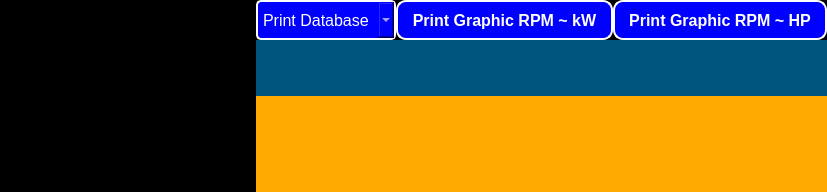
            <widget class="QWidget" name="file_page">
             <property name="sizePolicy">
              <sizepolicy hsizetype="Expanding" vsizetype="Expanding">
               <horstretch>0</horstretch>
               <verstretch>0</verstretch>
              </sizepolicy>
             </property>
             <property name="styleSheet">
              <string notr="true">background-color: rgb(0, 255, 0);</string>
             </property>
             <layout class="QHBoxLayout" name="horizontalLayout_13">
              <property name="spacing">
               <number>0</number>
              </property>
              <property name="leftMargin">
               <number>0</number>
              </property>
              <property name="topMargin">
               <number>0</number>
              </property>
              <property name="rightMargin">
               <number>0</number>
              </property>
              <property name="bottomMargin">
               <number>0</number>
              </property>
              <item>
               <widget class="QFrame" name="frame_20">
                <property name="sizePolicy">
                 <sizepolicy hsizetype="Expanding" vsizetype="Expanding">
                  <horstretch>0</horstretch>
                  <verstretch>0</verstretch>
                 </sizepolicy>
                </property>
                <property name="maximumSize">
                 <size>
                  <width>600</width>
                  <height>16777215</height>
                 </size>
                </property>
                <property name="styleSheet">
                 <string notr="true">background-color: rgb(0, 0, 0);</string>
                </property>
                <property name="frameShape">
                 <enum>QFrame::NoFrame</enum>
                </property>
                <property name="frameShadow">
                 <enum>QFrame::Raised</enum>
                </property>
                <property name="lineWidth">
                 <number>0</number>
                </property>
                <layout class="QVBoxLayout" name="verticalLayout_11">
                 <property name="spacing">
                  <number>0</number>
                 </property>
                 <property name="leftMargin">
                  <number>0</number>
                 </property>
                 <property name="topMargin">
                  <number>0</number>
                 </property>
                 <property name="rightMargin">
                  <number>0</number>
                 </property>
                 <property name="bottomMargin">
                  <number>0</number>
                 </property>
                 <item>
                  <widget class="QTableView" name="tableView">
                   <property name="maximumSize">
                    <size>
                     <width>16777215</width>
                     <height>16777215</height>
                    </size>
                   </property>
                   <property name="styleSheet">
                    <string notr="true"/>
                   </property>
                  </widget>
                 </item>
                </layout>
               </widget>
              </item>
              <item>
               <widget class="QFrame" name="frame_19">
                <property name="sizePolicy">
                 <sizepolicy hsizetype="Expanding" vsizetype="Expanding">
                  <horstretch>0</horstretch>
                  <verstretch>0</verstretch>
                 </sizepolicy>
                </property>
                <property name="styleSheet">
                 <string notr="true">background-color: rgb(0, 255, 127);</string>
                </property>
                <property name="frameShape">
                 <enum>QFrame::NoFrame</enum>
                </property>
                <property name="frameShadow">
                 <enum>QFrame::Raised</enum>
                </property>
                <layout class="QVBoxLayout" name="verticalLayout_17">
                 <property name="spacing">
                  <number>0</number>
                 </property>
                 <property name="leftMargin">
                  <number>0</number>
                 </property>
                 <property name="topMargin">
                  <number>0</number>
                 </property>
                 <property name="rightMargin">
                  <number>0</number>
                 </property>
                 <property name="bottomMargin">
                  <number>0</number>
                 </property>
                 <item>
                  <widget class="QFrame" name="frame_21">
                   <property name="sizePolicy">
                    <sizepolicy hsizetype="Expanding" vsizetype="Expanding">
                     <horstretch>0</horstretch>
                     <verstretch>0</verstretch>
                    </sizepolicy>
                   </property>
                   <property name="styleSheet">
                    <string notr="true">background-color: rgb(0, 0, 0);</string>
                   </property>
                   <property name="frameShape">
                    <enum>QFrame::NoFrame</enum>
                   </property>
                   <property name="frameShadow">
                    <enum>QFrame::Raised</enum>
                   </property>
                   <property name="lineWidth">
                    <number>0</number>
                   </property>
                   <layout class="QVBoxLayout" name="verticalLayout_12">
                    <property name="spacing">
                     <number>0</number>
                    </property>
                    <property name="leftMargin">
                     <number>0</number>
                    </property>
                    <property name="topMargin">
                     <number>0</number>
                    </property>
                    <property name="rightMargin">
                     <number>0</number>
                    </property>
                    <property name="bottomMargin">
                     <number>0</number>
                    </property>
                    <item>
                     <widget class="QFrame" name="frame_23">
                      <property name="sizePolicy">
                       <sizepolicy hsizetype="Expanding" vsizetype="Expanding">
                        <horstretch>0</horstretch>
                        <verstretch>0</verstretch>
                       </sizepolicy>
                      </property>
                      <property name="maximumSize">
                       <size>
                        <width>16777215</width>
                        <height>40</height>
                       </size>
                      </property>
                      <property name="styleSheet">
                       <string notr="true">background-color: rgb(0, 0, 0);</string>
                      </property>
                      <property name="frameShape">
                       <enum>QFrame::NoFrame</enum>
                      </property>
                      <property name="frameShadow">
                       <enum>QFrame::Raised</enum>
                      </property>
                      <layout class="QHBoxLayout" name="horizontalLayout_10">
                       <property name="spacing">
                        <number>0</number>
                       </property>
                       <property name="leftMargin">
                        <number>0</number>
                       </property>
                       <property name="topMargin">
                        <number>0</number>
                       </property>
                       <property name="rightMargin">
                        <number>0</number>
                       </property>
                       <property name="bottomMargin">
                        <number>0</number>
                       </property>
                       <item>
                        <widget class="QComboBox" name="print_database">
                         <property name="sizePolicy">
                          <sizepolicy hsizetype="Expanding" vsizetype="Expanding">
                           <horstretch>0</horstretch>
                           <verstretch>0</verstretch>
                          </sizepolicy>
                         </property>
                         <property name="styleSheet">
                          <string notr="true">QComboBox {
    color: rgb(255, 255, 255); /* Warna teks */
    background-color: rgb(0, 0, 255); /* Warna latar belakang */
    border: 2px solid white; /* Border putih */
    border-radius: 5px; /* Sudut membulat */
    padding: 5px; /* Padding internal */
    font-size: 16px; /* Ukuran font */
}

QComboBox:hover {
    background-color: rgb(0, 102, 255); /* Warna saat hover */
}

QComboBox QAbstractItemView {
    color: rgb(0, 0, 0); /* Warna teks dalam dropdown */
    background-color: rgb(255, 255, 255); /* Warna latar dropdown */
    selection-background-color: rgb(0, 102, 255); /* Warna pilihan yang disorot */
    selection-color: rgb(255, 255, 255); /* Warna teks pilihan yang disorot */
    border: 1px solid rgb(200, 200, 200); /* Border dropdown */
    padding: 3px;
    font-size: 12px;
}

</string>
                         </property>
                         <item>
                          <property name="text">
                           <string>Print Database</string>
                          </property>
                         </item>
                         <item>
                          <property name="text">
                           <string>Export to PDF</string>
                          </property>
                         </item>
                         <item>
                          <property name="text">
                           <string>Export to XLSX</string>
                          </property>
                         </item>
                         <item>
                          <property name="text">
                           <string>Export to CSV</string>
                          </property>
                         </item>
                        </widget>
                       </item>
                       <item>
                        <widget class="QPushButton" name="button_kw">
                         <property name="sizePolicy">
                          <sizepolicy hsizetype="Expanding" vsizetype="Expanding">
                           <horstretch>0</horstretch>
                           <verstretch>0</verstretch>
                          </sizepolicy>
                         </property>
                         <property name="styleSheet">
                          <string notr="true">QPushButton {
                color: rgb(255, 255, 255);
                background-color: rgb(0, 0, 255);
                border: 2px solid rgb(255, 255, 255);
                border-radius: 10px;
                padding: 8px 14px;
                font-size: 16px;
                font-weight: bold;
            }
            QPushButton:hover {
	background-color: rgb(0, 255, 0);
            }
</string>
                         </property>
                         <property name="text">
                          <string>Print Graphic RPM ~ kW</string>
                         </property>
                        </widget>
                       </item>
                       <item>
                        <widget class="QPushButton" name="button_hp">
                         <property name="sizePolicy">
                          <sizepolicy hsizetype="Expanding" vsizetype="Expanding">
                           <horstretch>0</horstretch>
                           <verstretch>0</verstretch>
                          </sizepolicy>
                         </property>
                         <property name="styleSheet">
                          <string notr="true">QPushButton {
                color: rgb(255, 255, 255);
                background-color: rgb(0, 0, 255);
                border: 2px solid rgb(255, 255, 255);
                border-radius: 10px;
                padding: 8px 14px;
                font-size: 16px;
                font-weight: bold;
            }
            QPushButton:hover {
	background-color: rgb(0, 255, 0);
            }
</string>
                         </property>
                         <property name="text">
                          <string>Print Graphic RPM ~ HP</string>
                         </property>
                        </widget>
                       </item>
                      </layout>
                     </widget>
                    </item>
                    <item>
                     <widget class="QFrame" name="frame_26">
                      <property name="sizePolicy">
                       <sizepolicy hsizetype="Expanding" vsizetype="Expanding">
                        <horstretch>0</horstretch>
                        <verstretch>0</verstretch>
                       </sizepolicy>
                      </property>
                      <property name="styleSheet">
                       <string notr="true">background-color: rgb(0, 0, 0);</string>
                      </property>
                      <property name="frameShape">
                       <enum>QFrame::NoFrame</enum>
                      </property>
                      <property name="frameShadow">
                       <enum>QFrame::Raised</enum>
                      </property>
                      <property name="lineWidth">
                       <number>0</number>
                      </property>
                      <layout class="QHBoxLayout" name="horizontalLayout_16">
                       <property name="spacing">
                        <number>0</number>
                       </property>
                       <property name="leftMargin">
                        <number>0</number>
                       </property>
                       <property name="topMargin">
                        <number>0</number>
                       </property>
                       <property name="rightMargin">
                        <number>0</number>
                       </property>
                       <property name="bottomMargin">
                        <number>0</number>
                       </property>
                       <item>
                        <layout class="QVBoxLayout" name="verticalLayout_13">
                         <property name="spacing">
                          <number>0</number>
                         </property>
                         <item>
                          <widget class="QWidget" name="widget_3" native="true">
                           <property name="sizePolicy">
                            <sizepolicy hsizetype="Expanding" vsizetype="Expanding">
                             <horstretch>0</horstretch>
                             <verstretch>0</verstretch>
                            </sizepolicy>
                           </property>
                           <property name="styleSheet">
                            <string notr="true">background-color: rgb(0, 85, 127);</string>
                           </property>
                          </widget>
                         </item>
                        </layout>
                       </item>
                      </layout>
                     </widget>
                    </item>
                   </layout>
                  </widget>
                 </item>
                 <item>
                  <widget class="QFrame" name="frame_22">
                   <property name="sizePolicy">
                    <sizepolicy hsizetype="Expanding" vsizetype="Expanding">
                     <horstretch>0</horstretch>
                     <verstretch>0</verstretch>
                    </sizepolicy>
                   </property>
                   <property name="styleSheet">
                    <string notr="true">background-color: rgb(0, 0, 0);</string>
                   </property>
                   <property name="frameShape">
                    <enum>QFrame::NoFrame</enum>
                   </property>
                   <property name="frameShadow">
                    <enum>QFrame::Raised</enum>
                   </property>
                   <layout class="QVBoxLayout" name="verticalLayout_14">
                    <property name="spacing">
                     <number>0</number>
                    </property>
                    <property name="leftMargin">
                     <number>0</number>
                    </property>
                    <property name="topMargin">
                     <number>0</number>
                    </property>
                    <property name="rightMargin">
                     <number>0</number>
                    </property>
                    <property name="bottomMargin">
                     <number>0</number>
                    </property>
                    <item>
                     <widget class="QFrame" name="frame_25">
                      <property name="sizePolicy">
                       <sizepolicy hsizetype="Expanding" vsizetype="Expanding">
                        <horstretch>0</horstretch>
                        <verstretch>0</verstretch>
                       </sizepolicy>
                      </property>
                      <property name="styleSheet">
                       <string notr="true">background-color: rgb(0, 0, 0);</string>
                      </property>
                      <property name="frameShape">
                       <enum>QFrame::NoFrame</enum>
                      </property>
                      <property name="frameShadow">
                       <enum>QFrame::Plain</enum>
                      </property>
                      <layout class="QVBoxLayout" name="verticalLayout_15">
                       <property name="spacing">
                        <number>0</number>
                       </property>
                       <property name="leftMargin">
                        <number>0</number>
                       </property>
                       <property name="topMargin">
                        <number>0</number>
                       </property>
                       <property name="rightMargin">
                        <number>0</number>
                       </property>
                       <property name="bottomMargin">
                        <number>0</number>
                       </property>
                       <item>
                        <layout class="QVBoxLayout" name="verticalLayout_16">
                         <property name="spacing">
                          <number>0</number>
                         </property>
                         <item>
                          <widget class="QWidget" name="widget_5" native="true">
                           <property name="sizePolicy">
                            <sizepolicy hsizetype="Expanding" vsizetype="Expanding">
                             <horstretch>0</horstretch>
                             <verstretch>0</verstretch>
                            </sizepolicy>
                           </property>
                           <property name="styleSheet">
                            <string notr="true">background-color: rgb(255, 170, 0);</string>
                           </property>
                          </widget>
                         </item>
                        </layout>
                       </item>
                      </layout>
                     </widget>
                    </item>
                   </layout>
                  </widget>
                 </item>
                </layout>
               </widget>
              </item>
             </layout>
            </widget>
